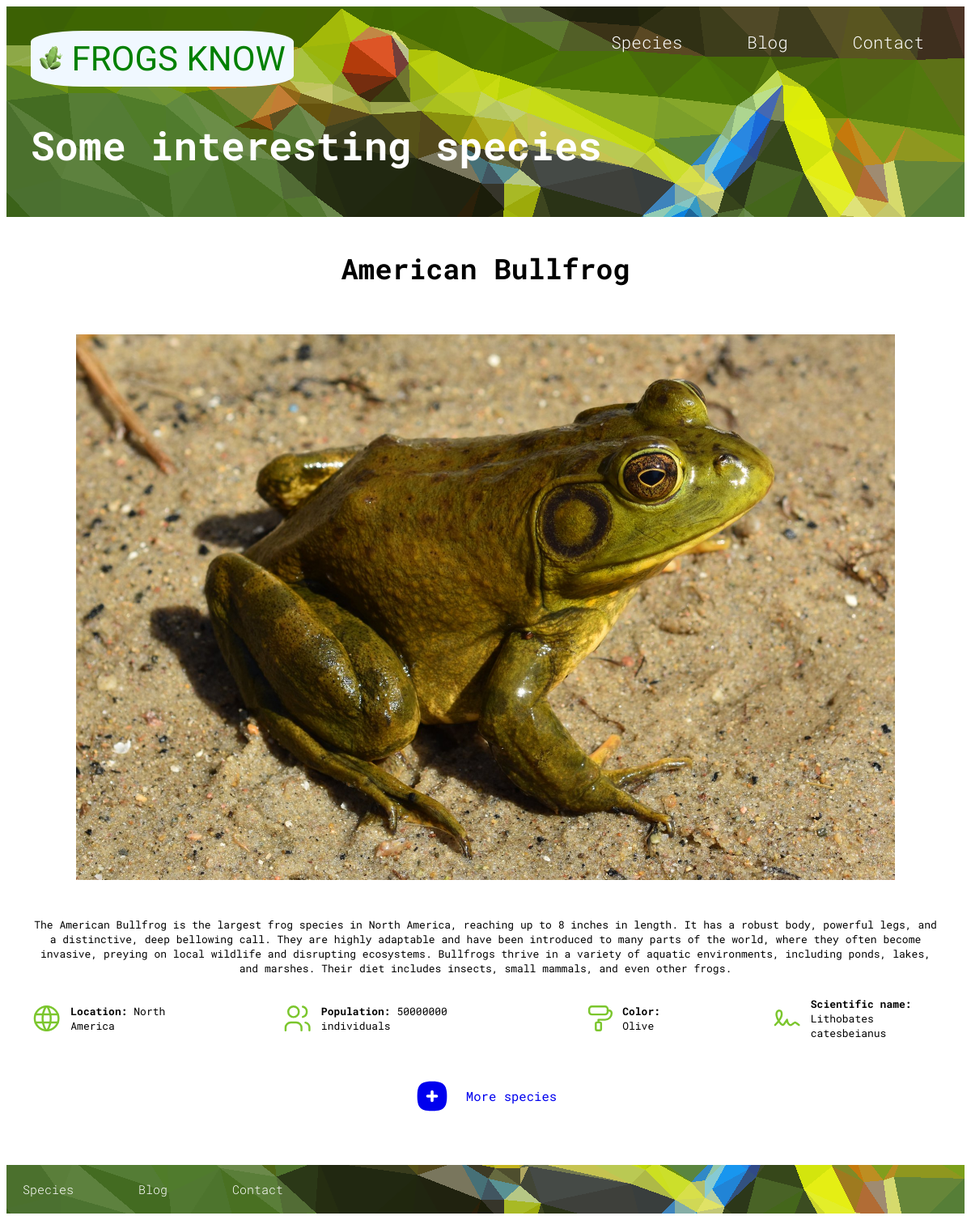
Page /specie.php?name=American+Bullfrog on the committed database.
### tables this page shows
CREATE TABLE IF NOT EXISTS `species` (
  `id` INT(11) NOT NULL AUTO_INCREMENT,
  `name` VARCHAR(45) NOT NULL,
  `continent` VARCHAR(45) NOT NULL,
  `short_description` VARCHAR(200) NOT NULL,
  `description` LONGTEXT NOT NULL,
  `picture` VARCHAR(200) NOT NULL,
  `population` INT(15) NOT NULL,
  `color` VARCHAR(45) NOT NULL,
  `name_scientific` VARCHAR(45) NOT NULL,
  PRIMARY KEY (`id`));

### includes/db/db.php (called while the page is built, shortened)
<?php
    function obtainInfoSpecie($db, $name) : array {
        $name = $db->real_escape_string($name);
        $sql = "SELECT * FROM species WHERE name = ?";
        if ($stmt = $db->prepare($sql)) {
        $stmt->bind_param('s', $name);
        $stmt->execute();
        $result = $stmt->get_result();
        if ($result) {
            if ($result->num_rows > 0) {
                $info = $result->fetch_assoc();
                return $info;
            } else {;
                return [];
            }
        } else {
            echo 'Error en la consulta: ' . $stmt->error;
            return [];
        }
    }
    }
?>

### specie.php (the view, shortened to what this page needs)
<!DOCTYPE html>
<html lang="en">
<head>
    <link rel="stylesheet" href="build/css/specie.css">
</head>
<body>
    <header class="header">
        <section class="contenedor">
            <div class="barra">
                <a href="/" class="logo">
                    <img src="build/img/logo.svg">
                    FROGS KNOW
                </a>
            <nav class="naveg">
                <a href="species.php">Species</a>
                <a href="blog.php">Blog</a>
                <a href="contact.html">Contact</a>
            </nav>
            </div>
            <h1 class="titulo">Some interesting species</h1>
    </header>
    <main>
        <?php
        include '/apache/htdocs/FrogsKnow/includes/db/db.php';
        if (isset($_GET['name'])) {
            $name = urldecode($_GET['name']);
            $db = connectDB();
            $specie = obtainInfoSpecie($db, $name);
            if (! $specie) {
                echo 'No se encontró la especie :(';
            }
            else {
                echo '
                <section class="title-specie">
                    <h1>'.htmlspecialchars($specie['name']).'</h1>
                </section>
                <picture class="pic">
                    <source srcset="build/img/'.htmlspecialchars($specie['picture']).'.jpg" type="image/jpg">
                    <img loading="lazy" src="build/img/'.htmlspecialchars($specie['picture']).'.jpg" alt="specie">
                </picture>
                <p>'.htmlspecialchars($specie['description']).'</p>
                <div class="info-specie">
                    <div class="characteristic">
                        <p><span>Location:</span> '.htmlspecialchars($specie['continent']).'</p>
                    </div>
                    <div class="characteristic">
                        <p><span>Population: </span> '.htmlspecialchars($specie['population']).' individuals</p>
                    </div>
                    <div class="characteristic">
                        <p><span>Color: </span> '.htmlspecialchars($specie['color']).'</p>
                    </div>
                    <div class="characteristic">
                        <p><span>Scientific name: <br></span> '.htmlspecialchars($specie['name_scientific']).'</p>
                    </div>
                </div>
                ';
            }
        } else {
            echo 'Error al obtener especie';
        }
        ?>
    <section>
        <a class="more" href="species.php">
            <p>More species</p>
        </a>
    </section>
    </main>
    <footer class="footer">
        <nav class="naveg">
            <a href="species.php">Species</a>
            <a href="blog.php">Blog</a>
            <a href="contact.html">Contact</a>
        </nav>
    </footer>
</body>
</html>

### build/css/specie.css (style rules this page uses)
:root { --blanco: #ffffff; --amarillo: #ffec00; --azul: #009988; --azuloscuro: #007A6D; --grisclaro: #DFE9F3; --negro: black; --rosa: #f17ce1 ; --verde: #7bc62d; --verdeclaro: #a7cd7e; }
html { font-size: 62.5%; }
body { font-family: "Roboto Mono", monospace; font-optical-sizing: auto; font-style: normal; text-align: center; }
main { margin: 2rem 3rem; margin-bottom: 6rem; }
.header .contenedor img { height: 3rem; width: 3rem; }
h1 { font-size: 350%; margin-top: 4rem; }
.titulo { text-align: left; }
p { font-size: 130%; }
.title-specie { margin: 2rem auto; }
.pic img { padding: 3rem; width: 90%; height: auto; }
.footer { background: url('/build/img/fondo_header.svg') no-repeat center center/cover; color: #fff; text-decoration: none; height: 6rem; }
.naveg { display: flex; flex-direction: row; column-gap: 4rem; height: 100%; align-items:center; font-weight: 350; }
.naveg a { text-decoration: none; color: white; font-size: 150%; justify-content: center; margin: 0 2rem; }
.more { display: flex; flex-direction: row; column-gap: 2rem; align-items: center; justify-content: center; text-decoration: none; font-size: 120%; margin-top: 3rem; }

### rows in the picture
species: name "American Bullfrog", picture (picture), description "The American Bullfrog is the largest frog species in North America, reaching up to 8 inches in length. It has a robust body, powerful legs, and a distinctive, deep bellowing call. They are highly adaptable and have been introduced to many parts of the world, where they often become invasive, preying on local wildlife and disrupting ecosystems. Bullfrogs thrive in a variety of aquatic environments, including ponds, lakes, and marshes. Their diet includes insects, small mammals, and even other frogs.", continent "North America", population "50000000", color "Olive", name_scientific "Lithobates catesbeianus"
